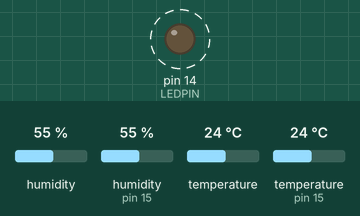
Simulated run of this sketch. Board: Arduino Uno, built with avr-gcc and run on an emulated ATmega328P. On the bench: output pins drawn as LEDs (lit = HIGH). Wiring (inferred from the names in the program): DHT11 sensor: data pin 15. Dashed ring = blinking. Inputs (shaded band) come from the test bench; at power-on: humidity 55 %, humidity (sensor on pin 15) 55 %, temperature 24 °C, temperature (sensor on pin 15) 24 °C. What the sketch prints to the serial monitor is not drawn.

Above: at 1.0 s.
Timing chart, 0 to 5.6 s (numbered marks = the images above):
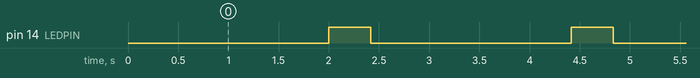

Measured:
- by itself, pin 14 (LEDPIN): alternates HIGH for 0.42 s and LOW for 2.0 s

The sketch:

DHT22Sensor.ino
```cpp
#include "Arduino.h"
/* How to use the DHT-22 sensor with Arduino uno
   Temperature and humidity sensor
*/

//Libraries
#include <DHT.h>
#include <Wire.h>
#include "Adafruit_HTU21DF.h"


//Constants
#define DHTPIN 15     		// what pin we're connected to
#define LEDPIN 14     		// what pin we're connected to
#define DHTTYPE DHT22   	// DHT 22  (AM2302)

DHT dht(DHTPIN, DHTTYPE); 	// Initialize DHT sensor for normal 16mhz Arduino

Adafruit_HTU21DF htu = Adafruit_HTU21DF();


//Variables
int chk;
float hum;  //Stores humidity value
float temp; //Stores temperature value

void setup()
{
  Serial.begin(9600);
  Serial.println("Starting!");
  pinMode(LEDPIN, OUTPUT);  // Set digital pin 2 -> output
  dht.begin();

  if (!htu.begin()) {
     Serial.println("Couldn't find sensor!");
     while (1);
   }
}

void runDHT22()
{
	//Read data and store it to variables hum and temp
	hum		= dht.readHumidity();
    temp	= dht.readTemperature();

    //Print temp and humidity values to serial monitor
	Serial.print("DHT\t\tHumidity: ");
	Serial.print(hum);
	Serial.print("\tTemp: ");
	Serial.println(temp);
}

void runHTU()
{
	 hum	= htu.readHumidity();
     temp	= htu.readTemperature();

	 Serial.print("HTU\t\tHumidity: ");
	 Serial.print(hum);
	 Serial.print("\tTemp: ");
	 Serial.println(temp);
}

void loop()
{
	digitalWrite(LEDPIN, LOW);      // Pin 12 = 5 V, LED emits light
    delay(2000);
	digitalWrite(LEDPIN, HIGH);      // Pin 12 = 5 V, LED emits light
	runDHT22();
	runHTU();
	delay(100);
}
```

.ino.cpp
```cpp
#ifdef __IN_ECLIPSE__
//This is a automatic generated file
//Please do not modify this file
//If you touch this file your change will be overwritten during the next build
//This file has been generated on 2017-07-27 16:20:36

#include "Arduino.h"
#include "Arduino.h"
#include <DHT.h>
#include <Wire.h>
#include "Adafruit_HTU21DF.h"
void setup() ;
void runDHT22() ;
void runHTU() ;
void loop() ;

#include "DHT22Sensor.ino"


#endif
```

DHT.h
```cpp
// (licence header left out)
#ifndef DHT_H
#define DHT_H

#if ARDUINO >= 100
 #include "Arduino.h"
#else
 #include "WProgram.h"
#endif


// Uncomment to enable printing out nice debug messages.
//#define DHT_DEBUG

// Define where debug output will be printed.
#define DEBUG_PRINTER Serial

// Setup debug printing macros.
#ifdef DHT_DEBUG
  #define DEBUG_PRINT(...) { DEBUG_PRINTER.print(__VA_ARGS__); }
  #define DEBUG_PRINTLN(...) { DEBUG_PRINTER.println(__VA_ARGS__); }
#else
  #define DEBUG_PRINT(...) {}
  #define DEBUG_PRINTLN(...) {}
#endif

// Define types of sensors.
#define DHT11 11
#define DHT22 22
#define DHT21 21
#define AM2301 21


class DHT {
  public:
   DHT(uint8_t pin, uint8_t type, uint8_t count=6);
   void begin(void);
   float readTemperature(bool S=false, bool force=false);
   float convertCtoF(float);
   float convertFtoC(float);
   float computeHeatIndex(float temperature, float percentHumidity, bool isFahrenheit=true);
   float readHumidity(bool force=false);
   boolean read(bool force=false);

 private:
  uint8_t data[5];
  uint8_t _pin, _type;
  #ifdef __AVR
    // Use direct GPIO access on an 8-bit AVR so keep track of the port and bitmask
    // for the digital pin connected to the DHT.  Other platforms will use digitalRead.
    uint8_t _bit, _port;
  #endif
  uint32_t _lastreadtime, _maxcycles;
  bool _lastresult;

  uint32_t expectPulse(bool level);

};

class InterruptLock {
  public:
   InterruptLock() {
    noInterrupts();
   }
   ~InterruptLock() {
    interrupts();
   }

};

#endif
```
